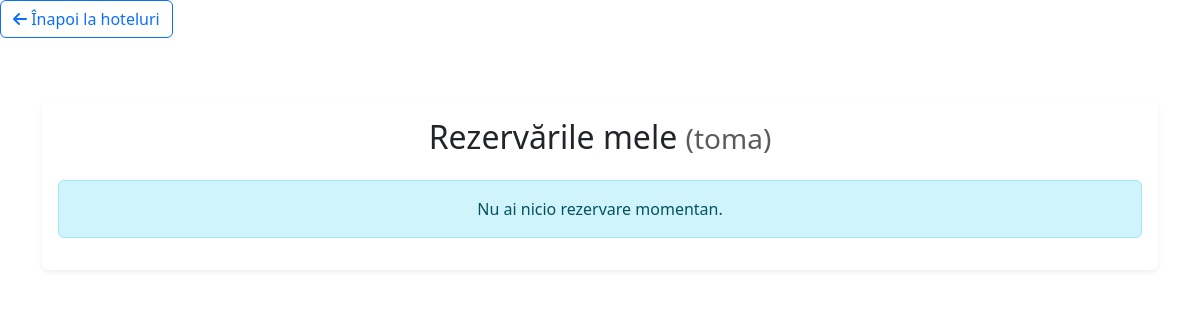
Before: /booking/my-reservations/ (signed in) with the older database file.
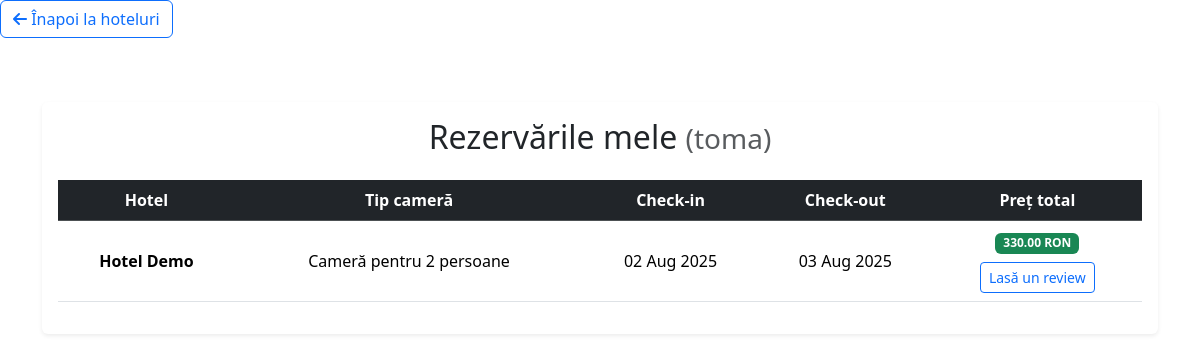
After: the same page with the newer database file.
### booking/models/reservation.py (models this page shows, shortened)
class Reservation(models.Model):
    user = models.ForeignKey(settings.AUTH_USER_MODEL, on_delete=models.CASCADE)
    hotel = models.ForeignKey(Hotel, on_delete=models.CASCADE)
    room_type = models.CharField(max_length=3, choices=Hotel.HOTEL_TYPES, editable=False)
    start_date = models.DateField()
    end_date = models.DateField()
    total_price = models.DecimalField(max_digits=8, decimal_places=2, blank=True, null=True)

### booking/models/hotel.py (models this page shows, shortened)
class Hotel(models.Model):
    HOTEL_TYPES = [
        ('1P', 'Cameră pentru 1 persoană'),
        ('2P', 'Cameră pentru 2 persoane'),
        ('3P', 'Cameră pentru 3 persoane'),
        ('APT', 'Apartament'),
    ]
    name = models.CharField(max_length=100)
    location = models.CharField(max_length=100)
    description = models.TextField()
    available_types = models.CharField(max_length=3, choices=HOTEL_TYPES)
    price_per_night = models.DecimalField(max_digits=7, decimal_places=2)
    is_active = models.BooleanField(default=True)
    photo_url = models.URLField(blank=True, null=True)
    amenities = models.ManyToManyField(Amenity, blank=True, related_name='hotels')

### booking/views/reservation_views.py (the view)
# urls.py: path("my-reservations/", views.my_reservations_view, name="my_reservations"),
@login_required
def my_reservations_view(request):
    reservations = Reservation.objects.filter(user=request.user).select_related('hotel')
    return render(request, 'booking/my_reservations.html', {
        'reservations': reservations,
        'today': date.today(),
    })

### booking/templates/booking/my_reservations.html (shortened to what this page needs)
{% load static %}
<!DOCTYPE html>
<html lang="ro">
<head>
        <a href="{% url 'hotels' %}" class="btn btn-outline-primary mb-3">
            <i class="fas fa-arrow-left"></i> Înapoi la hoteluri
        </a>
    <link href="https://cdn.jsdelivr.net/npm/bootstrap@5.3.3/dist/css/bootstrap.min.css" rel="stylesheet">
    <link href="https://cdnjs.cloudflare.com/ajax/libs/font-awesome/6.5.0/css/all.min.css" rel="stylesheet">
</head>
<body>
    <div class="container mt-5">
        <div class="card shadow-sm border-0">
            <div class="card-body">
                <h2 class="mb-4 text-center">Rezervările mele <small class="text-muted">({{ request.user.username }})</small></h2>
                {% if reservations %}
                    <div class="table-responsive">
                        <table class="table table-hover align-middle text-center">
                            <thead class="table-dark">
                                <tr>
                                    <th>Hotel</th>
                                    <th>Tip cameră</th>
                                    <th>Check-in</th>
                                    <th>Check-out</th>
                                    <th>Preț total</th>
                                </tr>
                            </thead>
                            <tbody>
                                {% for r in reservations %}
                                <tr>
                                    <td><strong>{{ r.hotel.name }}</strong></td>
                                    <td>{{ r.get_room_type_display }}</td>
                                    <td>{{ r.start_date|date:"d M Y" }}</td>
                                    <td>{{ r.end_date|date:"d M Y" }}</td>
                                    <td>
                                        <span class="badge bg-success">{{ r.total_price }} RON</span><br>
                                            {% if today > r.end_date and not r.hotelreview %}
                                                <a href="{% url 'leave_review' r.id %}" class="btn btn-sm btn-outline-primary mt-2">
                                                    Lasă un review
                                                </a>
                                            {% endif %}
                                    </td>
                                </tr>
                                {% endfor %}
                            </tbody>
                        </table>
                    </div>
                {% else %}
                    <div class="alert alert-info text-center">
                        Nu ai nicio rezervare momentan.
                    </div>
                {% endif %}
            </div>
        </div>
    </div>
</body>
</html>

Changed rows visible on the page:
added Reservation: hotel.name "Hotel Demo", room_type "Cameră pentru 2 persoane", start_date "02 Aug 2025", end_date "03 Aug 2025", total_price "330.00", shows "Lasă un review"
Other visible differences:
text no longer shown: "Nu ai nicio rezervare momentan."
text now shown: "Hotel Tip cameră Check-in Check-out Preț total"
